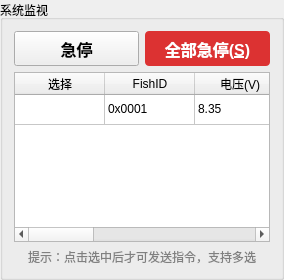
       <widget class="QGroupBox" name="grp_Monitor">
        <property name="minimumSize">
         <size>
          <width>0</width>
          <height>220</height>
         </size>
        </property>
        <property name="maximumSize">
         <size>
          <width>16777215</width>
          <height>280</height>
         </size>
        </property>
        <property name="title">
         <string>系统监视</string>
        </property>
        <layout class="QVBoxLayout" name="verticalLayout_2">
         <item>
          <layout class="QHBoxLayout" name="horizontalLayout_2">
           <item>
            <widget class="QPushButton" name="btn_GlobalStop_2">
             <property name="sizePolicy">
              <sizepolicy hsizetype="Expanding" vsizetype="Fixed">
               <horstretch>0</horstretch>
               <verstretch>0</verstretch>
              </sizepolicy>
             </property>
             <property name="minimumSize">
              <size>
               <width>0</width>
               <height>35</height>
              </size>
             </property>
             <property name="styleSheet">
              <string notr="true">font-weight: bold;
font-size: 12pt;</string>
             </property>
             <property name="text">
              <string>急停</string>
             </property>
            </widget>
           </item>
           <item>
            <widget class="QPushButton" name="btn_GlobalStop">
             <property name="sizePolicy">
              <sizepolicy hsizetype="Expanding" vsizetype="Fixed">
               <horstretch>0</horstretch>
               <verstretch>0</verstretch>
              </sizepolicy>
             </property>
             <property name="minimumSize">
              <size>
               <width>0</width>
               <height>35</height>
              </size>
             </property>
             <property name="styleSheet">
              <string notr="true">background-color: rgb(220, 50, 50); color: white; font-weight: bold; border-radius: 4px;
font-size: 12pt;</string>
             </property>
             <property name="text">
              <string>全部急停(&amp;S)</string>
             </property>
            </widget>
           </item>
          </layout>
         </item>
         <item>
          <widget class="QTableWidget" name="table_SysMonitor">
           <property name="editTriggers">
            <set>QAbstractItemView::NoEditTriggers</set>
           </property>
           <property name="alternatingRowColors">
            <bool>true</bool>
           </property>
           <property name="selectionBehavior">
            <enum>QAbstractItemView::SelectRows</enum>
           </property>
           <property name="rowCount">
            <number>1</number>
           </property>
           <property name="columnCount">
            <number>7</number>
           </property>
           <attribute name="horizontalHeaderVisible">
            <bool>true</bool>
           </attribute>
           <attribute name="horizontalHeaderDefaultSectionSize">
            <number>90</number>
           </attribute>
           <attribute name="horizontalHeaderHighlightSections">
            <bool>true</bool>
           </attribute>
           <attribute name="horizontalHeaderStretchLastSection">
            <bool>true</bool>
           </attribute>
           <attribute name="verticalHeaderVisible">
            <bool>false</bool>
           </attribute>
           <attribute name="verticalHeaderDefaultSectionSize">
            <number>30</number>
           </attribute>
           <row>
            <property name="text">
             <string>1</string>
            </property>
           </row>
           <column>
            <property name="text">
             <string>选择</string>
            </property>
           </column>
           <column>
            <property name="text">
             <string>FishID</string>
            </property>
           </column>
           <column>
            <property name="text">
             <string>电压(V)</string>
            </property>
           </column>
           <column>
            <property name="text">
             <string>功率(mW)</string>
            </property>
           </column>
           <column>
            <property name="text">
             <string>电量</string>
            </property>
           </column>
           <column>
            <property name="text">
             <string>消息回复</string>
            </property>
           </column>
           <column>
            <property name="text">
             <string>运行状态</string>
            </property>
           </column>
           <item row="0" column="0">
            <property name="text">
             <string/>
            </property>
           </item>
           <item row="0" column="1">
            <property name="text">
             <string>0x0001</string>
            </property>
           </item>
           <item row="0" column="2">
            <property name="text">
             <string>8.35</string>
            </property>
           </item>
           <item row="0" column="3">
            <property name="text">
             <string>1500</string>
            </property>
           </item>
           <item row="0" column="4">
            <property name="text">
             <string>80%</string>
            </property>
           </item>
           <item row="0" column="5">
            <property name="text">
             <string>否</string>
            </property>
           </item>
           <item row="0" column="6">
            <property name="text">
             <string>等待</string>
            </property>
           </item>
          </widget>
         </item>
         <item>
          <widget class="QLabel" name="lbl_MonitorHint">
           <property name="styleSheet">
            <string notr="true">color: gray;</string>
           </property>
           <property name="text">
            <string>提示：点击选中后才可发送指令，支持多选</string>
           </property>
           <property name="alignment">
            <set>Qt::AlignCenter</set>
           </property>
          </widget>
         </item>
        </layout>
       </widget>
